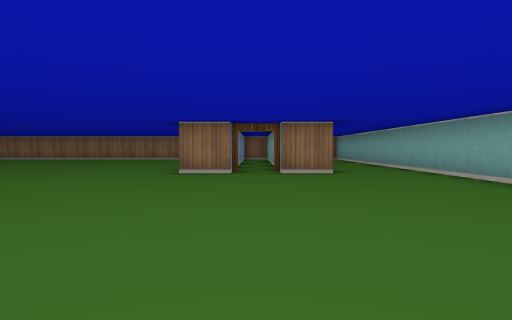
View 1 (above)

24 first-person views from a walk through a cub3D maze. The camera is about half as high as the walls, tilts 2° down and sees 75° across. The floor is counted in squares. Each view is taken from the middle of a square. On the plan, view 1 faces up. The plan holds only what a view shows up to about 9 squares ahead; the rest is blank.

View 2
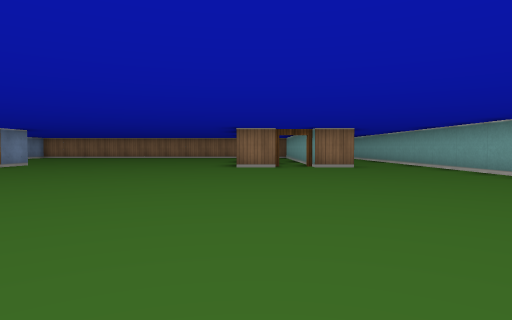

View 3
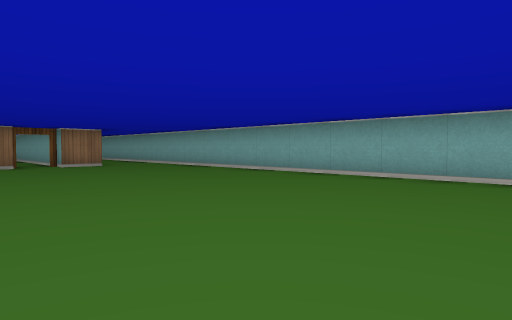

View 4
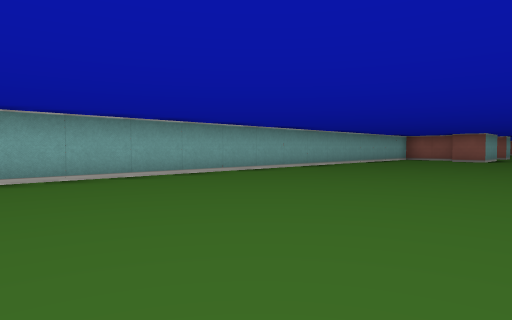

View 5
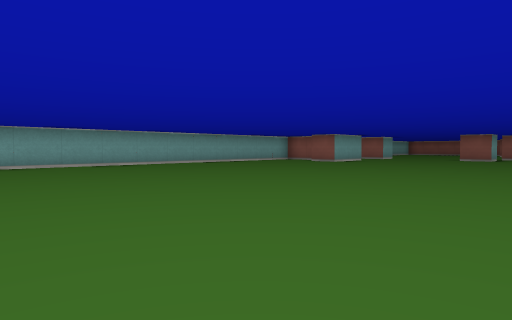

View 6
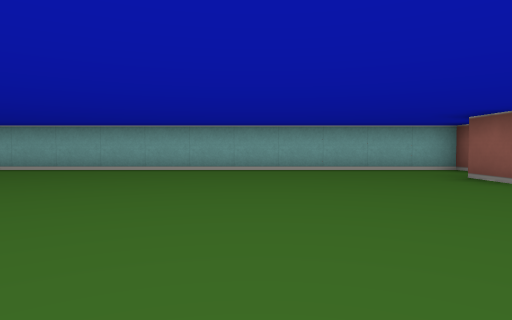

View 7
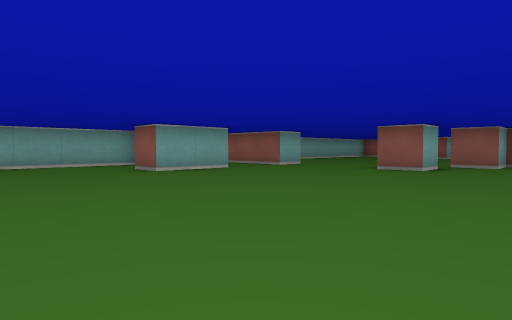

View 8
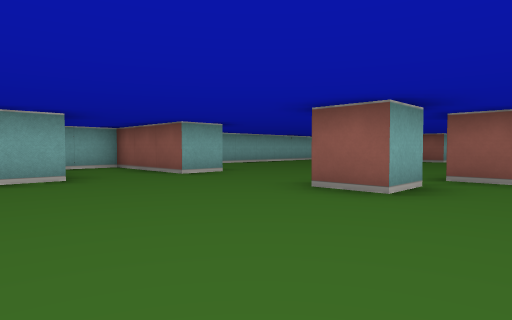

View 9
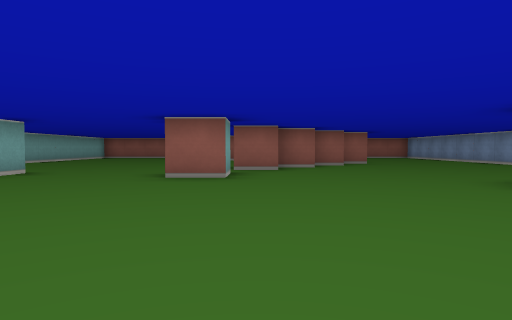

View 10
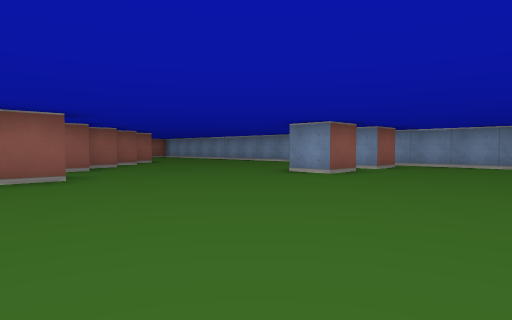

View 11
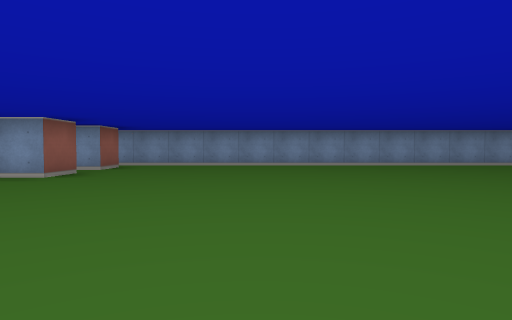

View 12
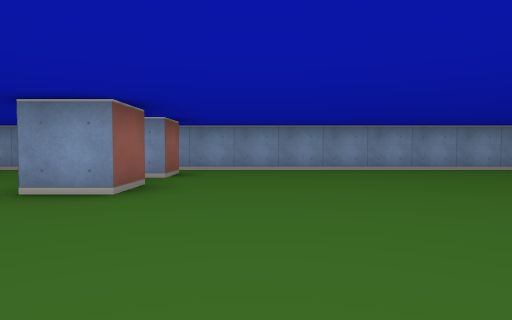

View 13
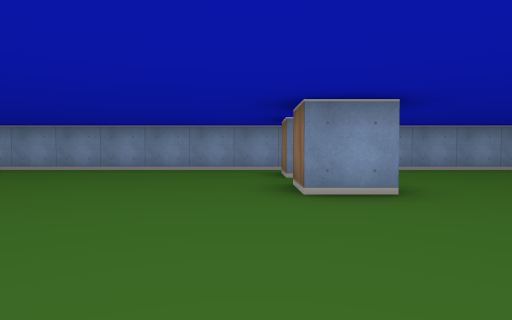

View 14
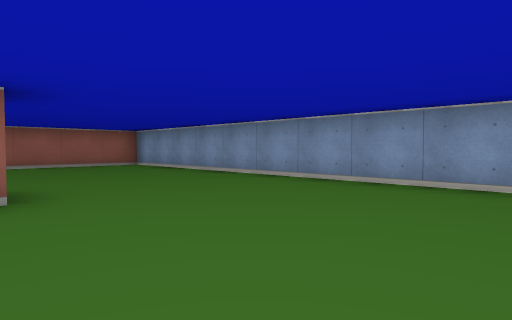

View 15
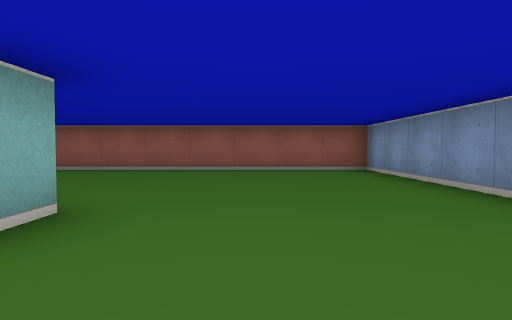

View 16
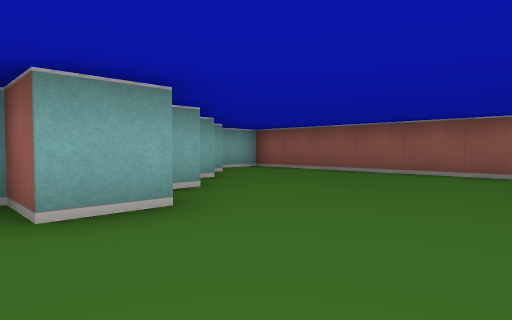

View 17
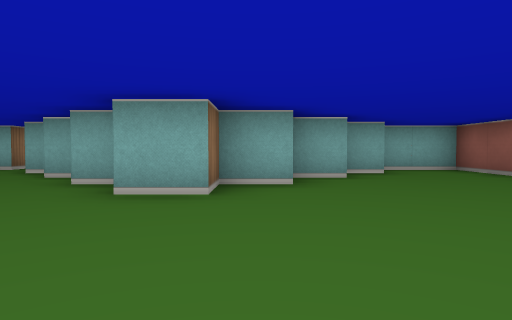

View 18
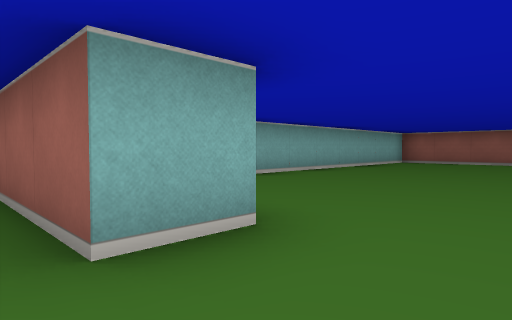

View 19
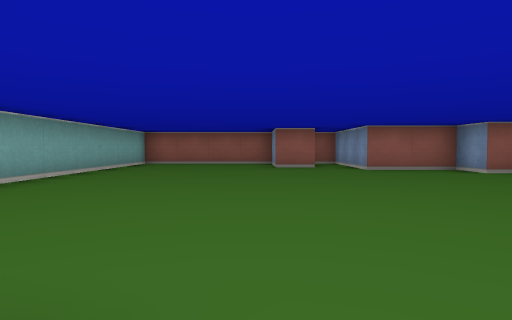

View 20
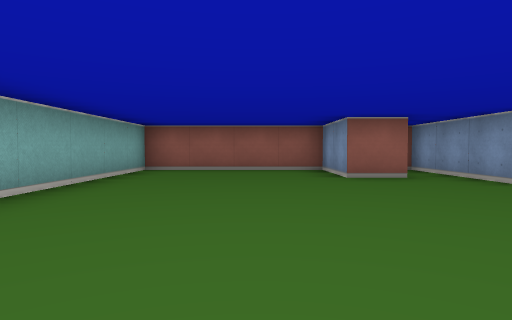

View 21
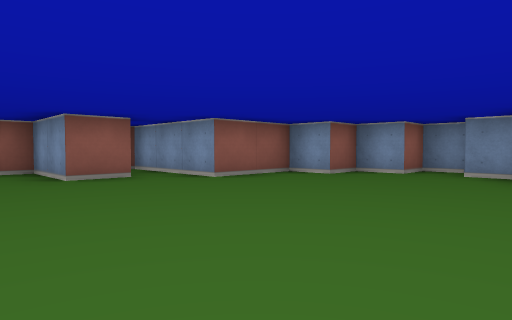

View 22
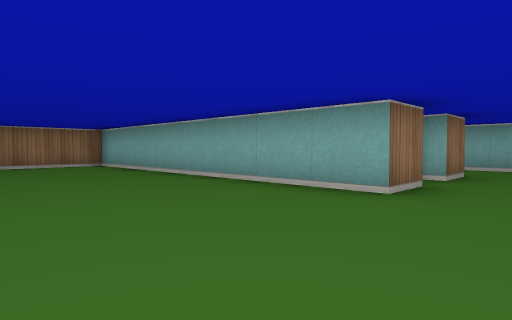

View 23
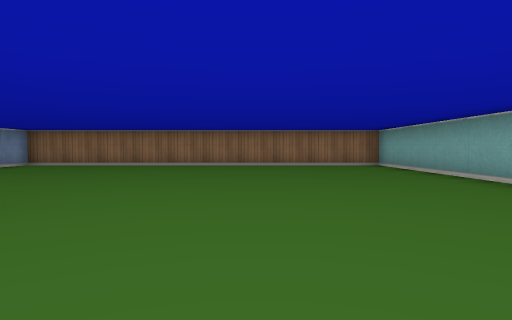

View 24
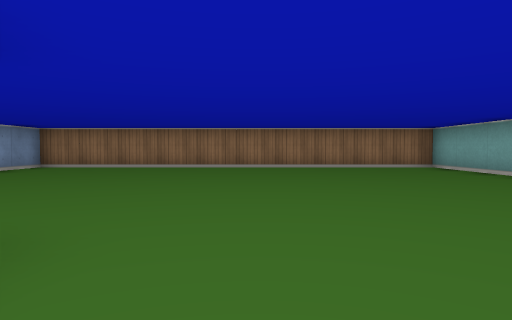

### Floor plan
Points are (right, up) in squares from view 1. A wall is a line through its corners. A room is listed if a view was taken in it or the views show most of it. See-through windows are left out.
Room 1 (views 1, 2, 3, 4, 5, 6, 7, 8, 9, 10, 11, 12, 13, 14, 15, 16, 17, 18, 19, 20, 21, 22, 23, 24)
walls: (-11.5, -7.2) (-11.5, -27.5) (-3.5, -27.5) (-3.5, -25.9); (-8.6, -14.5) (-7.5, -14.5) (-7.5, -15.5) (-8.5, -15.5); (0.5, -14.6) (0.5, -12.5) (1.5, -12.5); (3, -13.5) (3.5, -13.5) (3.5, 9); (-10.6, -14.5) (-9.5, -14.5) (-9.5, -15.5) (-10.5, -15.5); (-3, -17.5) (-3.5, -17.5) (-3.5, -16.5) (-2.5, -16.5); (0.5, -17.5) (0.5, -16.5) (3.5, -16.5) (3.5, -15.2); (-5.5, -20) (-5.5, -19.5) (-4.5, -19.5) (-4.5, -18.5) (-3.5, -18.5); (-5.5, -20.8) (-5.5, -21.5); (-0.4, 6.5) (-1.5, 6.5) (-1.5, 14.5) (-11.5, 14.5) (-11.5, 13.1); (-7.5, 7) (-7.5, 6.5); (1.6, 6.5) (0.5, 6.5); (-6.5, -21.5) (-6.5, -20.5); (-6.5, -23.6) (-6.5, -22.5) (-7.5, -22.5) (-7.5, -21.5) (-6.5, -21.5) (-6.5, -22.5) (-5.5, -22.5) (-5.5, -23.5) (-4.5, -23.5) (-4.5, -24.5) (-2.5, -24.5) (-2.5, -27.5); (-5.5, -24.6) (-5.5, -23.5); (-4.5, -25.6) (-4.5, -24.8); (-1.6, -25.5) (-0.5, -25.5) (-0.5, -27.5) (3.5, -27.5) (3.5, -20.5)
ways out: open door at (0, 7)

Where each view was taken, in squares from view 1:
view 1: 0 up, 0 right, facing up
view 2: 2 down, 1 left, facing up
view 3: 3 down, 2 left, facing up-right
view 4: 1 up, 2 left, facing down-right
view 5: 2 down, 6 left, facing down-right
view 6: 9 down, 4 left, facing right
view 7: 9 down, 6 left, facing down-right
view 8: 13 down, 5 left, facing down-right
view 9: 11 down, 4 left, facing down
view 10: 11 down, 2 left, facing down-left
view 11: 11 down, 2 left, facing left
view 12: 13 down, 4 left, facing left
view 13: 16 down, 4 left, facing left
view 14: 18 down, 7 left, facing down-left
view 15: 20 down, 9 left, facing down
view 16: 21 down, 10 left, facing down-right
view 17: 23 down, 11 left, facing right
view 18: 16 down, 1 left, facing down-right
view 19: 17 down, 0 right, facing down
view 20: 20 down, 1 right, facing down
view 21: 20 down, 1 right, facing down-left
view 22: 5 up, 5 left, facing up-right
view 23: 5 up, 5 left, facing up
view 24: 6 up, 6 left, facing up
